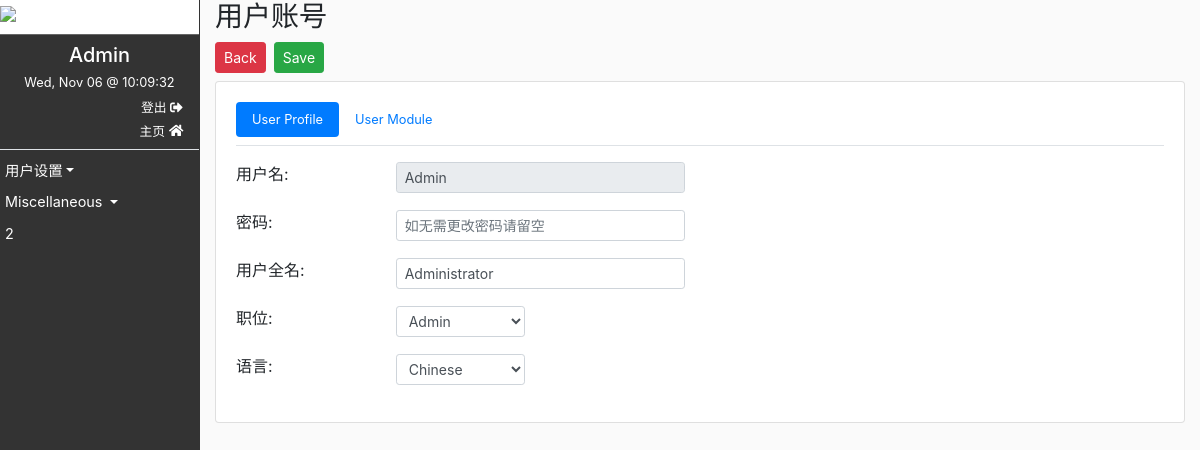
Page /user/user_view.php?usr_id=1 (signed in) on the committed database.
### tables this page shows
CREATE TABLE `tbl_user` (
  `usr_id` int(11) NOT NULL,
  `username` varchar(20) NOT NULL COMMENT 'User login',
  `usr_password` text NOT NULL,
  `full_name` varchar(50) NOT NULL COMMENT 'name display in screen',
  `position` tinyint(2) NOT NULL DEFAULT '2' COMMENT '1 = admin; 2 = normal user',
  `language` tinyint(2) NOT NULL DEFAULT '1' COMMENT '1 = EN, 2 = ZH, 3 = ZH_HK, 4 = KM, 5 = VI',
  `resign_date` date NOT NULL DEFAULT '2050-12-31' COMMENT 'check user active or suspend',
  `created_by` int(11) NOT NULL,
  `created_date` timestamp NOT NULL DEFAULT CURRENT_TIMESTAMP,
  `updated_by` int(11) NOT NULL,
  `updated_date` timestamp NOT NULL DEFAULT CURRENT_TIMESTAMP ON UPDATE CURRENT_TIMESTAMP
);

### lock.php (called while the page is built, shortened)
<?php
$usr_language = $_SESSION["usr_language"];
switch ($usr_language) {
    case 2: $usr_language = "ZH"; break;
}
$language = new Language($usr_language);
$hdlang =  $language->userLanguage();
$user_class = new User();
?>

### classes/Language.php (called while the page is built, shortened)
<?php
class Language
{
    public function __construct($lang)
    {
        $this->usr_language = $lang;
        $lang_path = "languages";
        $langFile = $lang_path."/". $this->usr_language . ".php";
        while(!file_exists($langFile)) {
            $count=3;
            while(!file_exists($langFile) && $count!=0)
            {
                $langFile = "../".$langFile;
                $count--;
            }
        }
    }
}
?>

### languages/ZH.php (called while the page is built, shortened)
<?php
$hdlang = array();
$hdlang[""] = "";
$hdlang["1st_sales_contract"] = "第一份销售合同";
$hdlang["able_fab"] = "能够添加原料";
$hdlang["accessories"] = "配件";
$hdlang["accessories_planning"] = "配件规划";
$hdlang["acc_calculator"] = "配件成本计算器";
$hdlang["acc_check_price"] = "查看配件价钱记录";
$hdlang["acc_code"] = "配件编号";
$hdlang["acc_content"] = "配件内容";
$hdlang["acc_cost_breakdown"] = "配件成本";
$hdlang["acc_desc"] = "配件说明";
$hdlang["acc_insertion"] = "加入的配件";
$hdlang["acc_instore"] = "辅料进入仓库";
$hdlang["acc_issuecutlot"] = "辅料根据床次发送";
$hdlang["acc_masterdata"] = "辅料主数据";
$hdlang["acc_matching"] = "配件匹配";
$hdlang["acc_purchase_history"] = "配件购买记录";
$hdlang["acc_record"] = "配件采购记录";
$hdlang["acc_subtotal"] = "配件成本小计";
$hdlang["acc_template"] = "配件模版";
$hdlang["acc_type"] = "配件种类";
$hdlang["Active"] = "激活";
$hdlang["active_quo"] = "有效估价单列表";
$hdlang["actual_smv"] = "实际SMV";
$hdlang["actual_takt_time"] = "实际节拍时间";
$hdlang["Add"] = "新增";
$hdlang["Add Element"] = "添加元件";
$hdlang["Add Sub Title"] = "添加子标题";
$hdlang["Additional Classification"] = "附加分类";
$hdlang["Address"] = "地址";
$hdlang["add_acc"] = "增加配件";
$hdlang["add_allow_cat"] = "新增津贴类别";
$hdlang["add_apd_request"] = "请求额外APD";
$hdlang["add_category"] = "添加新类别";
$hdlang["add_col"] = "新增格子";
$hdlang["add_column"] = "新增格子";
$hdlang["add_col_size_info"] = "添加 颜色/尺码";
$hdlang["add_date"] = "新增日期";
$hdlang["Add_Edit_Thread"] = "新增 / 修改缝纫线";
$hdlang["add_mach_attach"] = "新增机器附件";
$hdlang["add_on_purchase"] = "增加购入";
$hdlang["add_po"] = "新增订单";
$hdlang["add_row"] = "添加新行";
$hdlang["add_template"] = "新增模版";
$hdlang["Add_Thread"] = "新增缝纫线";
$hdlang["add_time"] = "新增时间";
$hdlang["add_worker"] = "增加工人";
$hdlang["Administration Charges"] = "管理费用";
$hdlang["administration_cost"] = "行政成本";
$hdlang["adv_search"] = "高级搜索";
$hdlang["Agency Fee"] = "代理费";
$hdlang["Agency Fee/Out of Pocket Expenses"] = "代理费/自付费用";
$hdlang["agent_comm"] = "代理佣金";
$hdlang["agent_commission"] = "代理佣金成本";
$hdlang["All"] = "全部";
$hdlang["Allowance"] = "津贴";
$hdlang["allow_info"] = "津贴详情";
$hdlang["all_to_one_ia"] = "合在一个订单";
$hdlang["all_to_one_potential"] = "合在一个潜在订单";
?>

### classes/User.php (called while the page is built, shortened)
<?php
class User
{
private $conn;
public function setConn($conn)
{
    $this->conn = $conn;
}
public function getSingleUser($usr_id)
{
    $res = $this->conn->prepare("SELECT * FROM tbl_user usr WHERE usr.usr_id=:usr_id");
    $res->execute(["usr_id" => $usr_id]);
    return $res;
}
public function checkUserId($usr_id)
{
    $sql = $this->conn->prepare("SELECT * FROM tbl_user usr WHERE usr.usr_id=:usr_id");
    $sql->execute([
        "usr_id" => $usr_id
    ]);
    if($sql->rowCount()>0)
        return true;
    else
        return false;
}
public function printMisc()
{
    $usr_id = $_SESSION["usr_id"];
}
}
?>

### user/user_profile_form.php (shortened to what this page needs)
<?php
if(!$is_new_user)
{
    $user_res = $user_class->getSingleUser($usr_id);
    $user_info = $user_res->fetch(PDO::FETCH_ASSOC);
    $username = $user_info["username"];
    $full_name = $user_info["full_name"];
    $position = $user_info["position"];
    $language = $user_info["language"];
}
else
{
    $username = "";
    $full_name = "";
    $position = "";
    $language = "";
}
?>
<div class="form-group row">
    <label class="col-2" for="username"><?= $hdlang["User_ID"]; ?>:</label>
    <div class="col-4">
        <input class="form-control form-control-sm" type="text" name="username" id="username" maxlength="20" value="<?= $username; ?>" required <?= (!$is_new_user) ? "readonly" : "" ;?> />
    </div>
</div>
<div class="form-group row">
    <label class="col-2" for="usr_password"><?= $hdlang["Password"]; ?>:</label>
    <div class="col-4">
        <input class="form-control form-control-sm" type="password" name="usr_password" id="usr_password" required <?= (!$is_new_user) ? "placeholder=\"".$hdlang["leave_blank_password"]."\"" : "" ;?> />
    </div>
</div>
<div class="form-group row">
    <label class="col-2" for="full_name"><?= $hdlang["User_Full_Name"]; ?>:</label>
    <div class="col-4">
        <input class="form-control form-control-sm" type="text" name="full_name" id="full_name" value="<?= $full_name; ?>" required />
    </div>
</div>
<div class="form-group row">
    <label class="col-2" for="position"><?= $hdlang["Position"]; ?>:</label>
    <div class="col-2">
        <select class="form-control form-control-sm" name="position" id="position">
            <option value="1" <?= ($position==1) ? "selected" : ""; ?>>Admin</option>
        </select>
    </div>
</div>
<div class="form-group row">
    <label class="col-2" for="language"><?= $hdlang["language"]; ?>:</label>
    <div class="col-2">
        <select class="form-control form-control-sm" name="language" id="language">
            <option value="2" <?= ($language==2) ? "selected" : ""; ?>>Chinese</option>
        </select>
    </div>
</div>

### styles/common.css (style rules this page uses)
body { background-color: #fafafa; }

### styles/sidebar.css (style rules this page uses)
#sidebar ul p, { color: #fff; padding: 5px; }

### rows in the picture
tbl_user: username "Admin", full_name "Administrator", position "Admin", language "Chinese"

### other values in the picture
$_SESSION["username"] "Admin"
$hdlang["logout"] "登出"
$hdlang["home"] "主页"
$hdlang["setup"] "用户设置"
$hdlang["User Account"] "用户账号"
$hdlang["User_ID"] "用户名"
$hdlang["Password"] "密码"
$hdlang["User_Full_Name"] "用户全名"
$hdlang["Position"] "职位"
$hdlang["language"] "语言"
